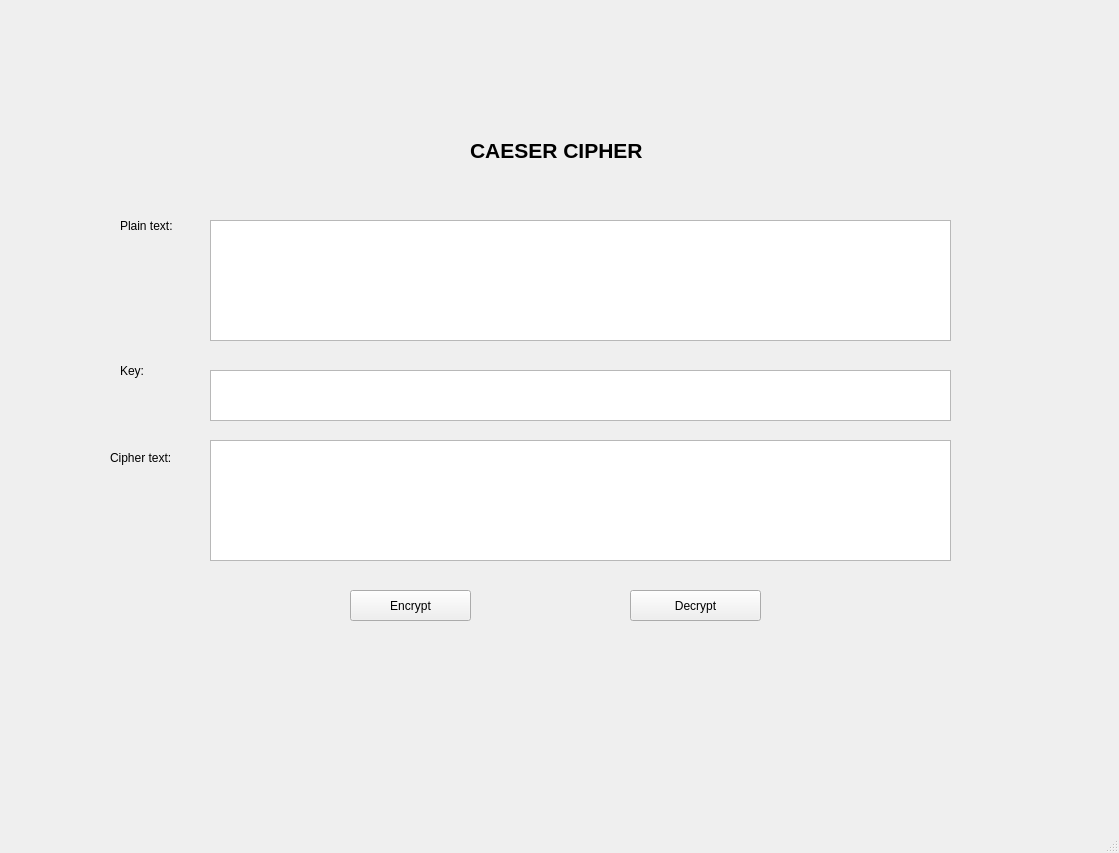
<?xml version="1.0" encoding="UTF-8"?>
<ui version="4.0">
 <class>MainWindow</class>
 <widget class="QMainWindow" name="MainWindow">
  <property name="geometry">
   <rect>
    <x>0</x>
    <y>0</y>
    <width>1119</width>
    <height>853</height>
   </rect>
  </property>
  <property name="windowTitle">
   <string>MainWindow</string>
  </property>
  <widget class="QWidget" name="centralwidget">
   <widget class="QLabel" name="label">
    <property name="geometry">
     <rect>
      <x>120</x>
      <y>210</y>
      <width>61</width>
      <height>31</height>
     </rect>
    </property>
    <property name="text">
     <string>Plain text:</string>
    </property>
   </widget>
   <widget class="QLabel" name="label_2">
    <property name="geometry">
     <rect>
      <x>120</x>
      <y>360</y>
      <width>71</width>
      <height>21</height>
     </rect>
    </property>
    <property name="text">
     <string>Key:</string>
    </property>
   </widget>
   <widget class="QLabel" name="label_3">
    <property name="geometry">
     <rect>
      <x>470</x>
      <y>130</y>
      <width>231</width>
      <height>41</height>
     </rect>
    </property>
    <property name="font">
     <font>
      <pointsize>16</pointsize>
      <weight>75</weight>
      <bold>true</bold>
     </font>
    </property>
    <property name="text">
     <string>CAESER CIPHER</string>
    </property>
   </widget>
   <widget class="QLabel" name="label_4">
    <property name="geometry">
     <rect>
      <x>110</x>
      <y>450</y>
      <width>71</width>
      <height>16</height>
     </rect>
    </property>
    <property name="text">
     <string>Cipher text:</string>
    </property>
   </widget>
   <widget class="QTextEdit" name="txt_plain_text">
    <property name="geometry">
     <rect>
      <x>210</x>
      <y>220</y>
      <width>741</width>
      <height>121</height>
     </rect>
    </property>
   </widget>
   <widget class="QTextEdit" name="txt_cipher_text">
    <property name="geometry">
     <rect>
      <x>210</x>
      <y>440</y>
      <width>741</width>
      <height>121</height>
     </rect>
    </property>
   </widget>
   <widget class="QTextEdit" name="txt_key">
    <property name="geometry">
     <rect>
      <x>210</x>
      <y>370</y>
      <width>741</width>
      <height>51</height>
     </rect>
    </property>
   </widget>
   <widget class="QPushButton" name="btn_encrypt">
    <property name="geometry">
     <rect>
      <x>350</x>
      <y>590</y>
      <width>121</width>
      <height>31</height>
     </rect>
    </property>
    <property name="text">
     <string>Encrypt</string>
    </property>
   </widget>
   <widget class="QPushButton" name="btn_decrypt">
    <property name="geometry">
     <rect>
      <x>630</x>
      <y>590</y>
      <width>131</width>
      <height>31</height>
     </rect>
    </property>
    <property name="text">
     <string>Decrypt</string>
    </property>
   </widget>
  </widget>
  <widget class="QMenuBar" name="menubar">
   <property name="geometry">
    <rect>
     <x>0</x>
     <y>0</y>
     <width>1119</width>
     <height>26</height>
    </rect>
   </property>
  </widget>
  <widget class="QStatusBar" name="statusbar"/>
 </widget>
 <resources/>
 <connections/>
</ui>
